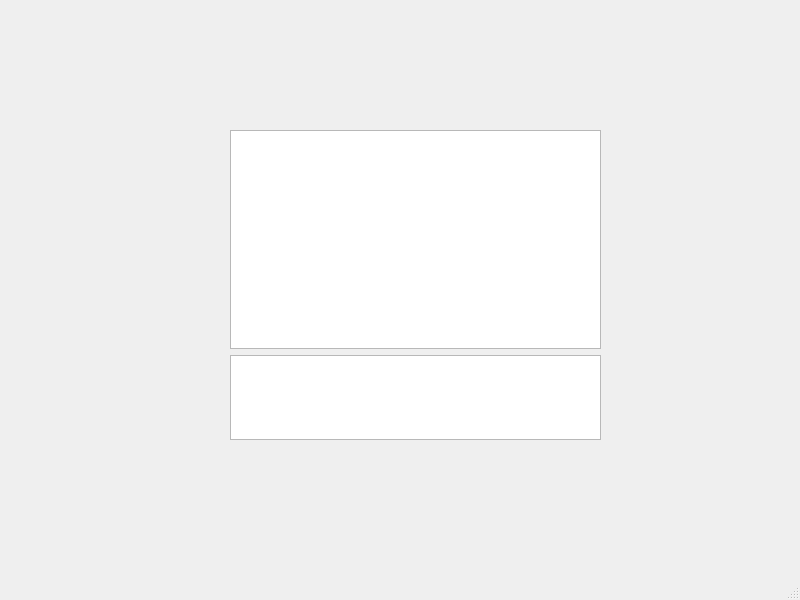
<?xml version="1.0" encoding="UTF-8"?>
<ui version="4.0">
 <class>MainWindow</class>
 <widget class="QMainWindow" name="MainWindow">
  <property name="geometry">
   <rect>
    <x>0</x>
    <y>0</y>
    <width>800</width>
    <height>600</height>
   </rect>
  </property>
  <property name="windowTitle">
   <string>MainWindow</string>
  </property>
  <widget class="QWidget" name="centralwidget">
   <widget class="QWidget" name="verticalLayoutWidget">
    <property name="geometry">
     <rect>
      <x>230</x>
      <y>130</y>
      <width>371</width>
      <height>310</height>
     </rect>
    </property>
    <layout class="QVBoxLayout" name="verticalLayout">
     <item>
      <widget class="QTextBrowser" name="textBrowser">
       <property name="minimumSize">
        <size>
         <width>0</width>
         <height>219</height>
        </size>
       </property>
       <property name="styleSheet">
        <string notr="true">QTextBrowser { color: red, border-color: green }</string>
       </property>
      </widget>
     </item>
     <item>
      <widget class="QTextEdit" name="textEdit">
       <property name="html">
        <string>&lt;!DOCTYPE HTML PUBLIC &quot;-//W3C//DTD HTML 4.0//EN&quot; &quot;http://www.w3.org/TR/REC-html40/strict.dtd&quot;&gt;
&lt;html&gt;&lt;head&gt;&lt;meta name=&quot;qrichtext&quot; content=&quot;1&quot; /&gt;&lt;style type=&quot;text/css&quot;&gt;
p, li { white-space: pre-wrap; }
&lt;/style&gt;&lt;/head&gt;&lt;body style=&quot; font-family:'.AppleSystemUIFont'; font-size:13pt; font-weight:400; font-style:normal;&quot;&gt;
&lt;p style=&quot;-qt-paragraph-type:empty; margin-top:0px; margin-bottom:0px; margin-left:0px; margin-right:0px; -qt-block-indent:0; text-indent:0px;&quot;&gt;&lt;br /&gt;&lt;/p&gt;&lt;/body&gt;&lt;/html&gt;</string>
       </property>
      </widget>
     </item>
    </layout>
   </widget>
  </widget>
  <widget class="QMenuBar" name="menubar">
   <property name="geometry">
    <rect>
     <x>0</x>
     <y>0</y>
     <width>800</width>
     <height>24</height>
    </rect>
   </property>
  </widget>
  <widget class="QStatusBar" name="statusbar"/>
 </widget>
 <resources/>
 <connections/>
</ui>
